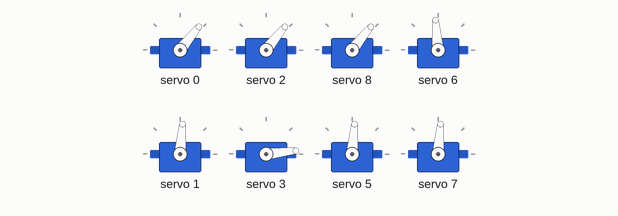
Recording of a sketch running on a simulated Arduino Uno, built with avr-gcc and run on an emulated ATmega328P. Parts: 8 × servo.

Above: at 0.25 s.
At 0.8 s:
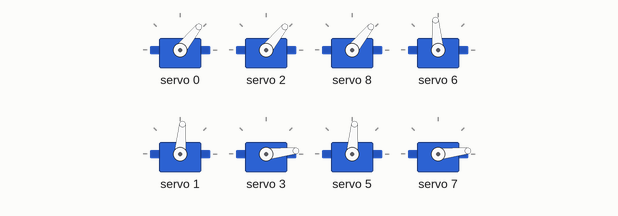
At 1.4 s:
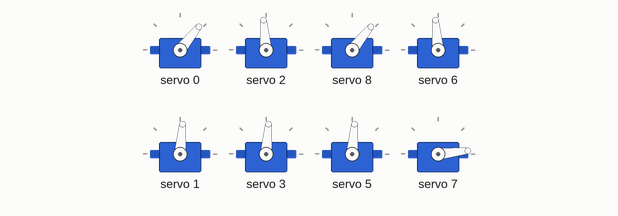
At 2.6 s:
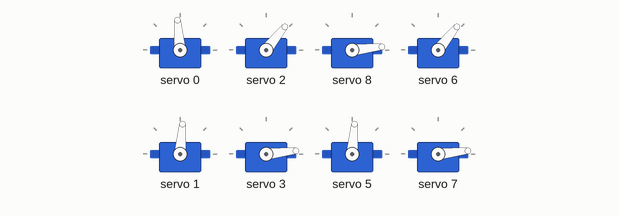
At 3.8 s:
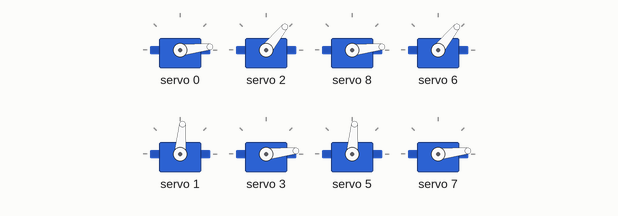
At 5.0 s:
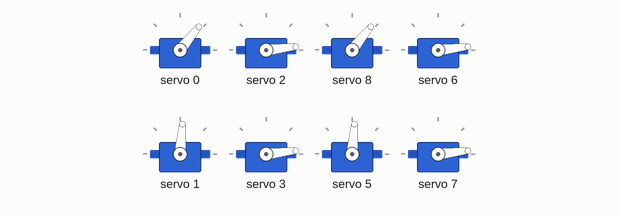
Timing chart, 0 to 6.5 s (numbered marks = the images above):
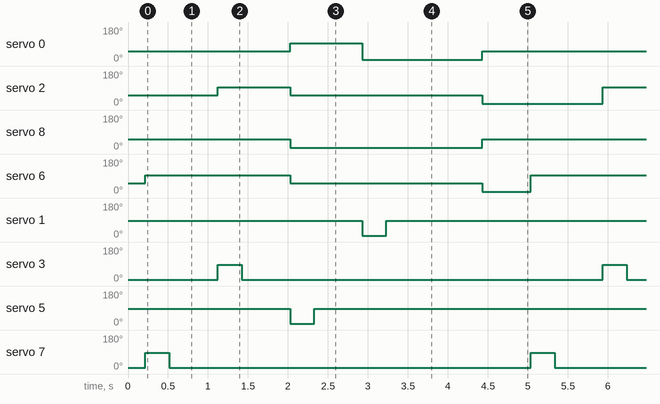

The sketch:

BasicMoveForwardProgram.ino
```cpp
//Basic Moving Forward Program
//I2C通信プロトコルを扱うためのwire.h。これによりSDA(データ線)とSCL（クロック線）の使用が可能になる。
//この場合ではPWMサーボドライバとの通信に必要
#include <Wire.h>
//PWM Servo Driver(PCA9685)を制御するためのライブラリ。通常は60Hz
#include <Adafruit_PWMServoDriver.h>
//pwmというインスタンスを作成して、PCA9685と通信する準備を整える。
//アドレスはデフォルトで0x40となる。
Adafruit_PWMServoDriver pwm = Adafruit_PWMServoDriver();

void setup() {
  //I2C通信の初期化
  Serial.begin(9600);
  pwm.begin();
  //周波数を指定。
  pwm.setPWMFreq(60);
  delay(10);

  // set1：ニュートラル
  moveHipNeutralL(0);
  moveHipNeutralR(2);
  //moveHipNeutralL(4);
  moveHipNeutralL(8);
  moveHipNeutralR(6);
  putDownLegL(1);
  putDownLegR(3);
  putDownLegL(5);
  putDownLegR(7);
  delay(200);
}

// サーボ用のパルス幅を定義（要調整）
//.setPWMは0~4095の範囲。
//ある資料では150~600が0°～180°のマッピングであった
const int HIP1_NEUTRAL = 263; //Left Side
const int HIP1_FORWARD = 150;
const int HIP1_BACKWARD = 375;

const int HIP2_NEUTRAL = 263; //Right Side
const int HIP2_FORWARD = 375;
const int HIP2_BACKWARD = 150;

const int KNEE_UPL = 150;//左足
const int KNEE_DOWNL = 350;
const int KNEE_UPR = 350;//右足
const int KNEE_DOWNR = 150;

const int DEFAULT1 =0;  //基本的に0固定。

const int delay1=300;
const int delay2=600;
//const int DEFAULT2 =600;


// レッグ番号とサーボ番号
// FL: 0(hip),1(knee) / FR:2,3 / BL:4,5 / BR:6,7

// 左足を持ち上げる
void liftLegL(int kneeChannel) {
  pwm.setPWM(kneeChannel,DEFAULT1, KNEE_UPL);
}

// 左足を下ろす
void putDownLegL(int kneeChannel) {
  pwm.setPWM(kneeChannel, DEFAULT1, KNEE_DOWNL);
}
// 右足を持ち上げる
void liftLegR(int kneeChannel) {
  pwm.setPWM(kneeChannel,DEFAULT1, KNEE_UPR);
}

// 右足を下ろす
void putDownLegR(int kneeChannel) {
  pwm.setPWM(kneeChannel, DEFAULT1, KNEE_DOWNR);
}


// ヒップを前に振る
void moveHipForwardL(int hipChannel) {
  pwm.setPWM(hipChannel, DEFAULT1, HIP1_FORWARD);
}
void moveHipForwardR(int hipChannel) {
  pwm.setPWM(hipChannel, DEFAULT1, HIP2_FORWARD);
}


// ヒップを前からニュートラルへに振る
void moveHipBackwardL1(int hipChannel) {
  pwm.setPWM(hipChannel, DEFAULT1, HIP1_NEUTRAL);
}
// ヒップをニュートラルから後ろに振る
void moveHipBackwardL2(int hipChannel) {
  pwm.setPWM(hipChannel, DEFAULT1, HIP1_BACKWARD);
}

// ヒップを前からニュートラルへに振る
void moveHipBackwardR1(int hipChannel) {
  pwm.setPWM(hipChannel, DEFAULT1, HIP2_NEUTRAL);
}
// ヒップをニュートラルから後ろに振る
void moveHipBackwardR2(int hipChannel) {
  pwm.setPWM(hipChannel, DEFAULT1, HIP2_BACKWARD);
}


// ヒップを中立に戻す
void moveHipNeutralL(int hipChannel) {
  pwm.setPWM(hipChannel, DEFAULT1, HIP1_NEUTRAL);
}

void moveHipNeutralR(int hipChannel) {
  pwm.setPWM(hipChannel, DEFAULT1, HIP2_NEUTRAL);
}

void loop() {
  creepGaitStep();
}

// クリープゲイトの1周期
void creepGaitStep() {

  // step4：右後脚（BR=6,7）を前に
  liftLegR(7);
  moveHipForwardR(6);
  delay(delay1);
  putDownLegR(7);
  delay(delay2);
  // step1：右前脚（FR=2,3）を前に
  liftLegR(3);
  moveHipForwardR(2);
  delay(delay1);
  putDownLegR(3);
  delay(delay2);

  // move1：本体押し出し
  moveHipBackwardL2(0);
  moveHipBackwardR1(6);
  //moveHipBackwardL2(4);
  moveHipBackwardL2(8);
  moveHipBackwardR1(2);


  // step2：左後脚（BL=4,5）を前に
  liftLegL(5);
  //moveHipForwardL(4);
  moveHipForwardL(8);
  delay(delay1);
  putDownLegL(5);
// step3：左前脚（FL=0,1）を前に
  delay(delay2);
  liftLegL(1);
  moveHipForwardL(0);
  delay(delay1);
  putDownLegL(1);
  delay(delay2);

  // move2：本体押し出し
  delay(delay2);
  moveHipBackwardL1(0);
  moveHipBackwardR2(6);
  //moveHipBackwardL1(4);
  moveHipBackwardL1(8);
  moveHipBackwardR2(2);
  delay(delay2);

}

/*
フェーズ	動作
stable 静止状態（特定の脚の開き/閉じ）
step1	右前脚（または右側の脚）を浮かせて前へ伸ばす
move1	全脚を地面に着けたまま後ろへ押し出す（＝体が前へ進む）
set2	左後脚を浮かせて引き寄せる
step2	左前脚（または左側の脚）を浮かせて前へ伸ばす
move2	全脚でまた本体を前に押し出す
step3 右後脚を浮かせて引き寄せる
*/
```

Measured:
- by itself, servo 0: repeats every 4.8 s: 6° 1.5 s, 51° 2.4 s, 95° 0.90 s
- by itself, servo 2: repeats every 4.8 s: 51° 2.4 s, 6° 1.5 s, 95° 0.91 s
- by itself, servo 8: alternates 51° for 2.4 s and 6° for 2.4 s
- by itself, servo 6: repeats every 4.8 s: 51° 2.4 s, 6° 0.60 s, 95° 1.8 s
- by itself, servo 1, servo 5: alternates 85° for 4.5 s and 6° for 0.30 s
- by itself, servo 3, servo 7: alternates 85° for 0.30 s and 6° for 4.5 s
